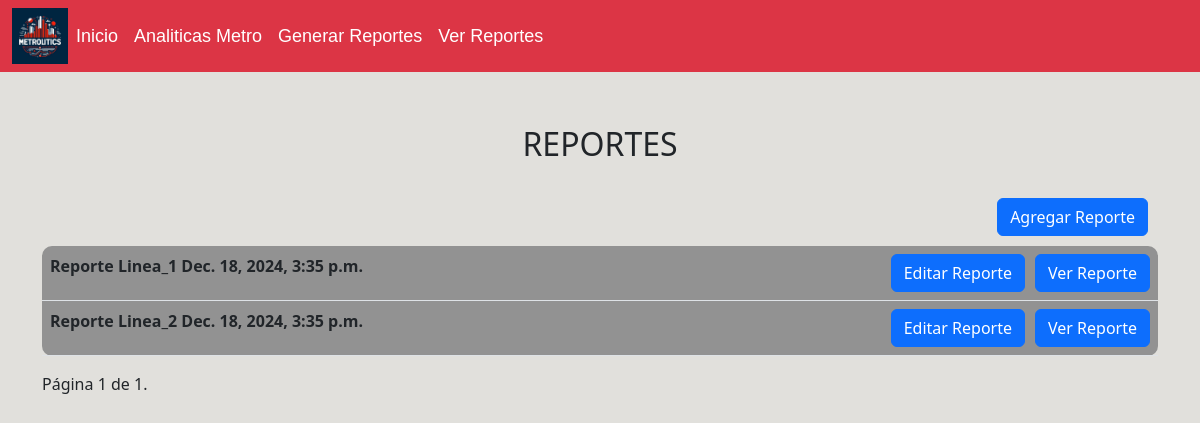
Screenshot of /ver_reportes with the database file from the repository.
### Metro/models.py (models this page shows, shortened)
class Reporte(models.Model):
    id_reporte = models.AutoField(primary_key=True)
    f_id_metro = models.ForeignKey(Mantenedor_metro,on_delete=models.CASCADE,db_column='id_metro')
    f_id_bus = models.ForeignKey(Mantenedor_bus,on_delete=models.CASCADE,db_column='id_bus',null=True)
    fecha = models.DateTimeField()

class Mantenedor_metro(models.Model):
    id_metro = models.AutoField(primary_key=True)
    linea_metro = models.CharField(max_length=50)
    fecha = models.DateTimeField()
    aglomeracion = models.IntegerField()

### Metro/views.py (the view)
# urls.py: path('ver_reportes',views.ver_reportes, name='ver_reportes'),
def ver_reportes(request):
    reportes_list = Reporte.objects.all()
    paginator = Paginator(reportes_list, 5)  # Mostramos 10 reportes por página
    page_number = request.GET.get('page')
    reportes = paginator.get_page(page_number)
    context = {'reportes': reportes}
    return render(request, 'Metro/ver_reportes.html', context)

### Metro/templates/Metro/ver_reportes.html (shortened to what this page needs)
{% extends "Metro/base.html" %}
{% block content %}
<span class="Titulo-Form">REPORTES</span>
<div class="container">
    <a href="{% url 'reportes' %}"><button type="button" class="btn btn-primary" style="float:right; margin:10px;" >Agregar Reporte</button></button></a>
    <table class="table table-hover">
        <tbody>
          {% for reporte in reportes %}
          <tr>
            <th scope="row">Reporte {{reporte.f_id_metro.linea_metro}} {{reporte.f_id_metro.fecha}} </th>
            <td>
              <a href="{% url 'mostrar_reporte' reporte.id_reporte %}">
                <button type="button" class="btn btn-primary" style="float:right;">Ver Reporte</button>
              </a>
              <a href="{% url 'editar_reportes' reporte.id_reporte %}">
                <button type="button" class="btn btn-primary" style="float:right; margin-right: 10px;">Editar Reporte</button>
              </a>
            </td>
          </tr>
          {% empty %}
          <tr>
            <td colspan="2">No hay reportes disponibles.</td>
          </tr>
          {% endfor %}
        </tbody>
    </table>
    <div class="pagination">
        <span class="step-links">
            <span class="current">
                Página {{ reportes.number }} de {{ reportes.paginator.num_pages }}.
            </span>
        </span>
    </div>
</div>
{% endblock %}

### Metro/static/css/style_base.css (style rules this page uses)
body { background-color: rgb(225,224,220); }

### Metro/static/css/style_forms.css (style rules this page uses)
.Titulo-Form { margin-top: 4%; display: block; text-align: center; font-size: xx-large; padding-bottom: 20px; }

### Metro/static/css/style_ver_reportes.css (style rules this page uses)
.table { margin-top: 3%; background-color: rgb(146, 146, 146); border-radius: 10px; }

### rows the page displays
Reporte: f_id_metro.linea_metro "Linea_1", f_id_metro.fecha "Dec. 18, 2024, 3:35 p.m."
Reporte: f_id_metro.linea_metro "Linea_2", f_id_metro.fecha "Dec. 18, 2024, 3:35 p.m."

### other values shown
{{ reportes.number }} "1"
{{ reportes.paginator.num_pages }} "1"
